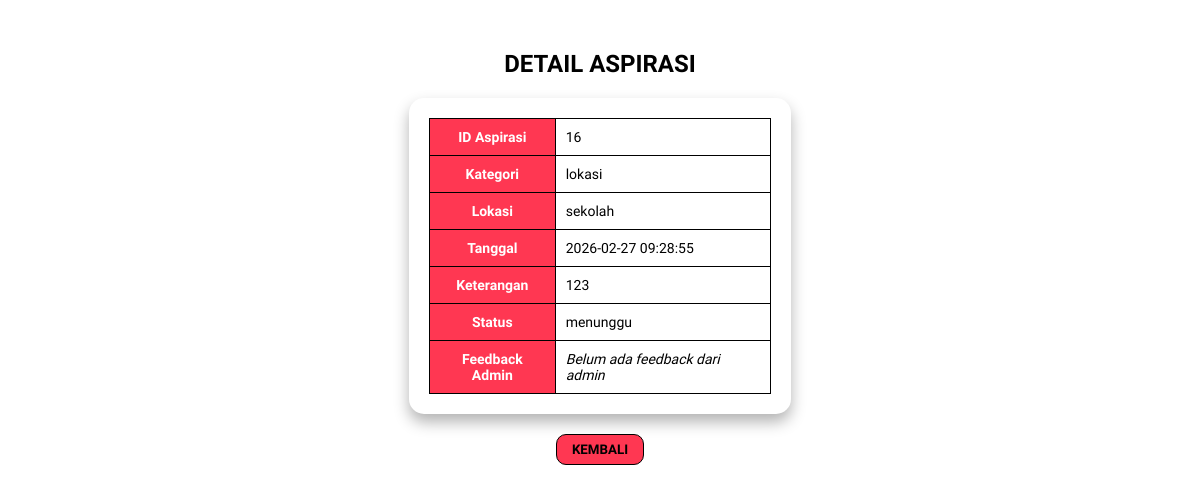
Before: /UJIKOMFALAQ/detail-pengaduan.php?id=16 with the older database file.
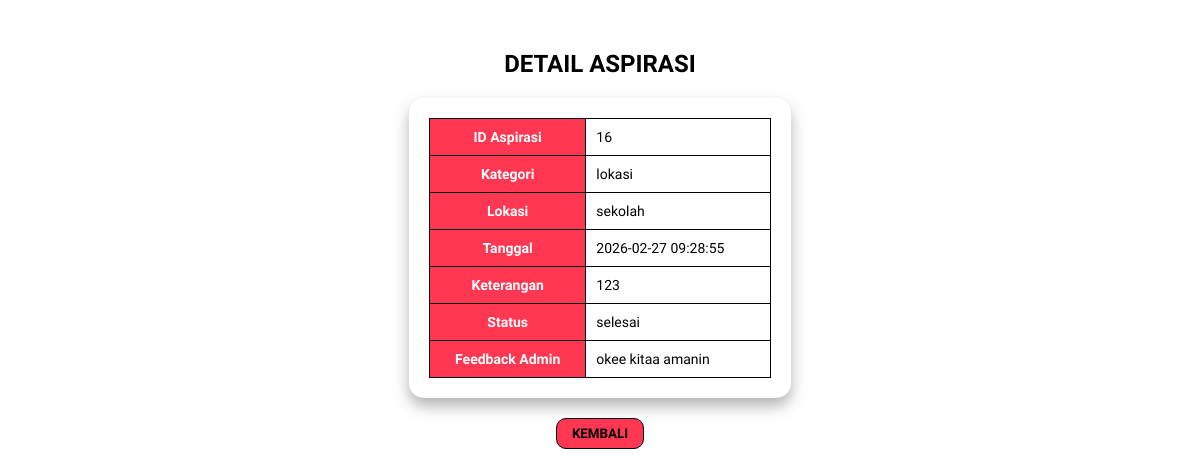
After: the same page with the newer database file.
### tables this page shows
CREATE TABLE `input_aspirasi` (
  `id_pelapor` int(11) NOT NULL,
  `nis` varchar(225) NOT NULL,
  `id_kategori` int(11) NOT NULL,
  `tanggal` datetime NOT NULL DEFAULT current_timestamp(),
  `lokasi` varchar(225) NOT NULL,
  `ket` varchar(225) NOT NULL,
  `status` enum('menunggu','proses','selesai') NOT NULL DEFAULT 'menunggu',
  `feedback` varchar(225) DEFAULT NULL
);

CREATE TABLE `kategori` (
  `id_kategori` int(11) NOT NULL,
  `ket_kategori` varchar(225) NOT NULL
);

### UJIKOMFALAQ/detail-pengaduan.php (the view, shortened to what this page needs)
<?php
$koneksi = mysqli_connect("localhost","root","","ujikom_12rpl2_falaq");
$id = $_GET['id'];
$query = mysqli_query($koneksi, "
    SELECT input_aspirasi.*, kategori.ket_kategori
    FROM input_aspirasi
    LEFT JOIN kategori
    ON input_aspirasi.id_kategori = kategori.id_kategori
    WHERE input_aspirasi.id_pelapor = '$id'
");
$data = mysqli_fetch_assoc($query);
?>
<!DOCTYPE html>
<html lang="en">
<head>
</head>
<body>
<h2>DETAIL ASPIRASI</h2>
<div class="box">
    <table>
        <tr>
            <th>ID Aspirasi</th>
            <td><?= $data['id_pelapor']; ?></td>
        </tr>
        <tr>
            <th>Kategori</th>
            <td><?= $data['ket_kategori']; ?></td>
        </tr>
        <tr>
            <th>Lokasi</th>
            <td><?= $data['lokasi']; ?></td>
        </tr>
        <tr>
            <th>Tanggal</th>
            <td><?= $data['tanggal']; ?></td>
        </tr>
        <tr>
            <th>Keterangan</th>
            <td><?= $data['ket']; ?></td>
        </tr>
        <tr>
            <th>Status</th>
            <td><?=$data['status']; ?></td>
        </tr>
        <tr>
            <th>Feedback Admin</th>
            <td>
                <?= $data['feedback'] ? $data['feedback'] : '<i>Belum ada feedback dari admin</i>'; ?>
            </td>
        </tr>
    </table>
</div>
<div class="kembali">
    <a href="data-pengaduan.php">
        <button><b>KEMBALI</b></button>
    </a>
</div>
</body>
</html>

Changed rows visible on the page:
changed input_aspirasi "sekolah": status "menunggu" → "selesai"; feedback (not shown) → "okee kitaa amanin"
Other visible differences:
text no longer shown: "Belum ada feedback dari admin"
